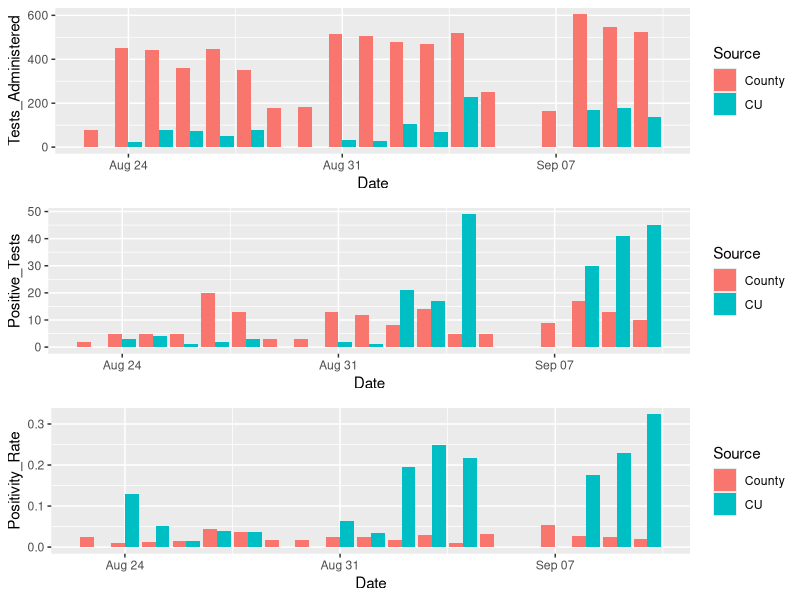
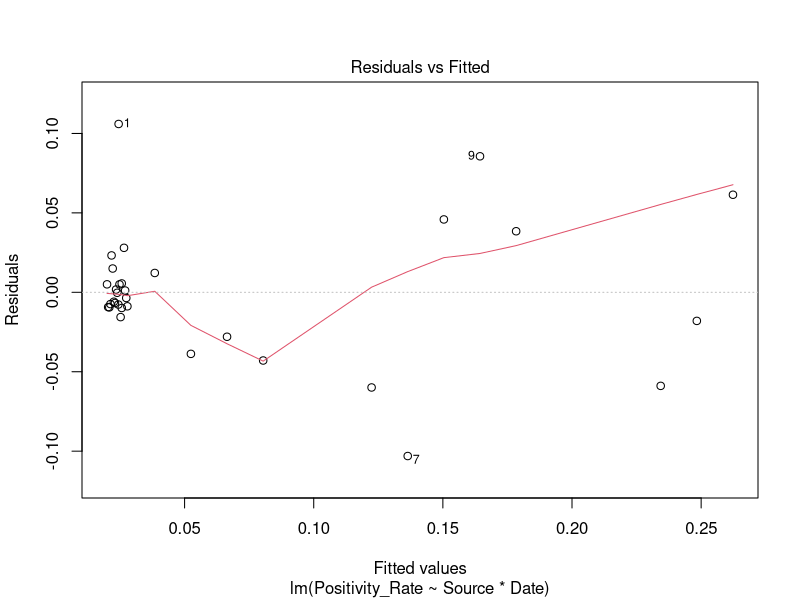
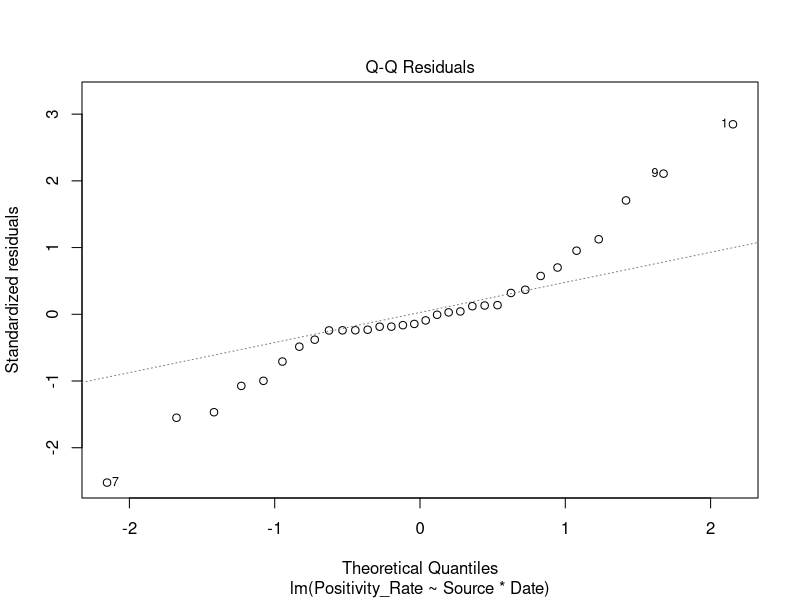
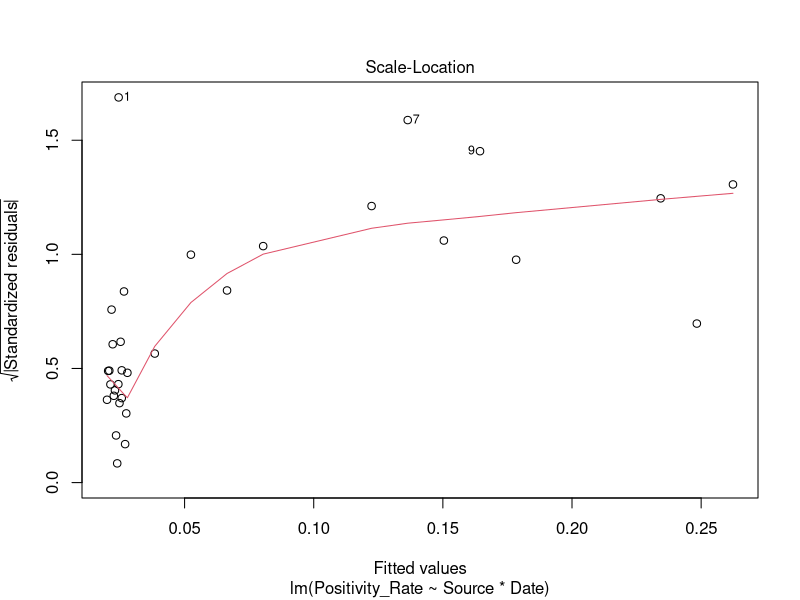
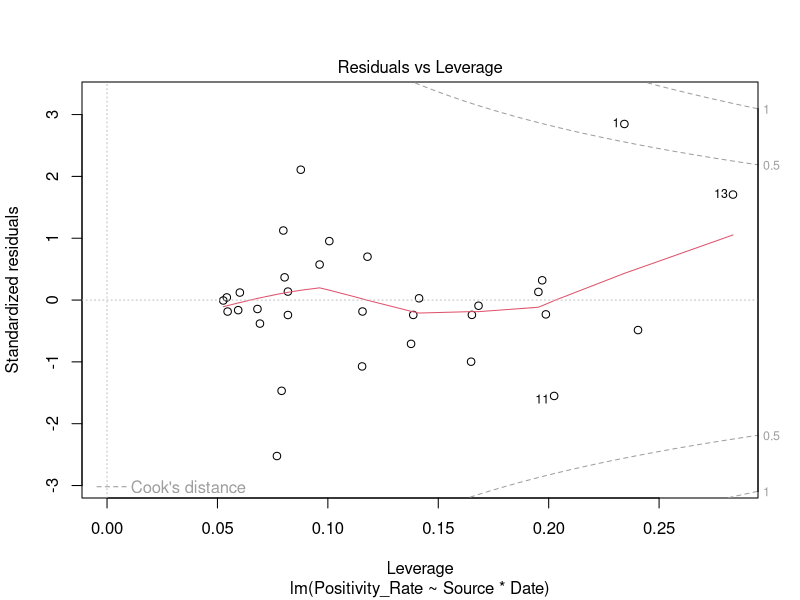
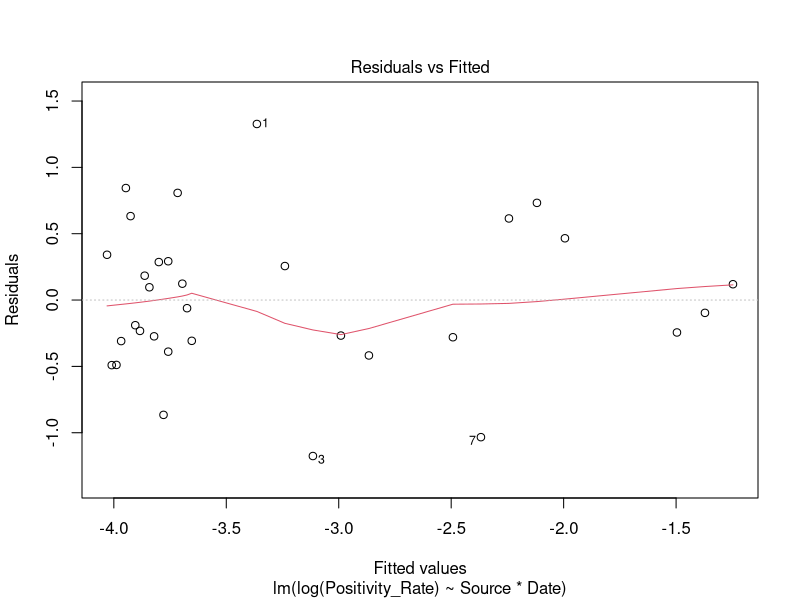
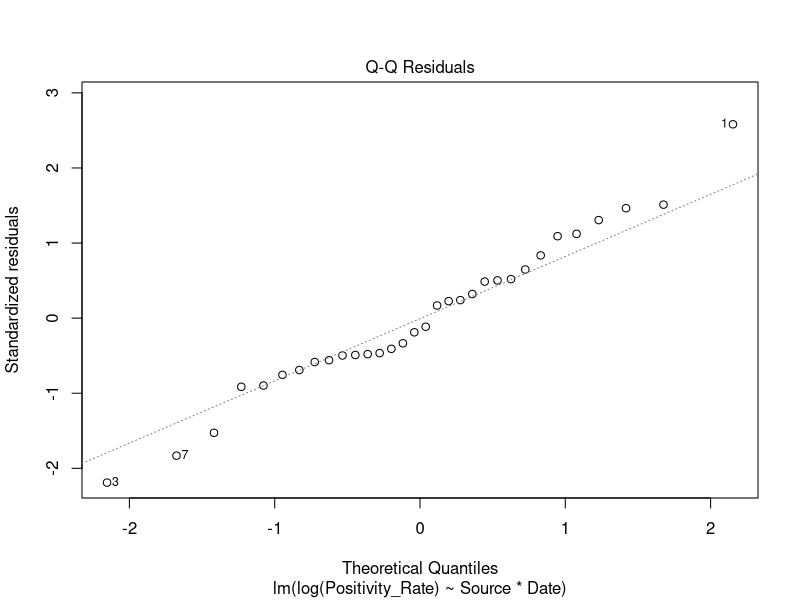
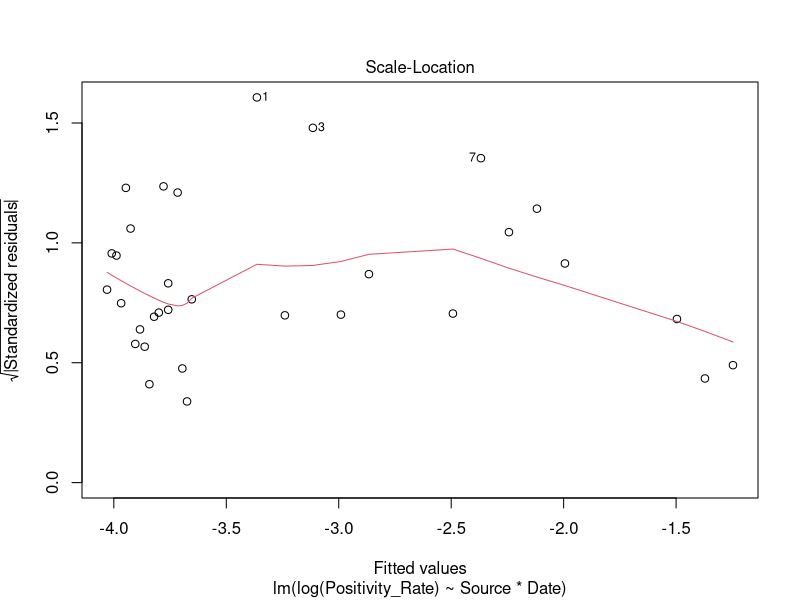

The R source for these figures, in order:
#' BioStats Covid Analysis Group Assignment

#required packages
library(tidyverse)
library(grid)
library(gridExtra)
library(nlme)

#Creating the Data
countyTests <- c(80,450,440,360,445,350,180,184,515,508,480,470,520,253,160,165,605,545,525)
countyPostive <- c(2,5,5,5,20,13,3,3,13,12,8,14,5,4,5,9,17,13,10)
cuTests <- c(NA,23,79,73,52,80,NA,NA,32,30,107,68,226,NA,NA,NA,171,178,139)
cuPositive <- c(NA, 3,4,1,2,3,NA,NA,2,1,21,17,49,NA,NA,NA,30,41,45)
dateRange <- c("8/23", "8/24","8/25","8/26", "8/27", "8/28", "8/29", "8/30", "8/31", "9/1", "9/2", "9/3", "9/4", "9/5", "9/5", "9/7", "9/8", "9/9", "9/10")


#Creating an empty data frame
dat <- data.frame(Source = rep(NA, 19*2),
                     Tests_Administered = rep(NA, 19*2),
                     Positive_Tests = rep(NA, 19*2),
                     Positivity_Rate = rep(NA, 19*2),
                     Date = rep(NA, 19*2))

#populating the data frame with data
dat[1:19, 1] <- rep("CU", 19)
dat[20:38, 1] <- rep("County", 19)
dat[1:19, 2] <- cuTests
dat[20:38, 2] <- countyTests
dat[1:19, 3] <- cuPositive
dat[20:38, 3] <- countyPostive
dat[1:19, 4] <- cuPositive/cuTests
dat[20:38, 4] <- countyPostive/countyTests
dat[1:38, 5] <- rep(dateRange, 2)

dat$Date <- as.Date(dat$Date,format = "%m/%d" )

str(dat)

#Preliminary Visualization

#Testing by Date
tests <- ggplot(dat,aes(x = Date,y = Tests_Administered)) + 
  geom_bar(aes(fill = Source),stat = "identity",position = "dodge")


#Positive cases by date
positives <- ggplot(dat,aes(x = Date,y = Positive_Tests)) + 
  geom_bar(aes(fill = Source),stat = "identity",position = "dodge")


#Positivity by Date
rate <- ggplot(dat,aes(x = Date,y = Positivity_Rate)) + 
  geom_bar(aes(fill = Source),stat = "identity",position = "dodge")

#Aggregated Plot
caseDataMultiplot <- grid.arrange(tests, positives, rate)



#Hypothesis Testing

#filtering the data by source
countyDat <- dat %>%
  filter(Source == "County")

cuDat <- dat %>%
  filter(Source == "CU")

#Testing

#Our alpha: null is defined as the positivity rate of the county
meanCountyRate <- mean(countyDat$Positivity_Rate)

hypothesisTest <- binom.test(sum(cuDat$Positive_Tests, na.rm = T), sum(cuDat$Tests_Administered, na.rm = T), meanCountyRate, alternative = "two.sided") #does not fall within the predictions of the null (0.024 positivity) (p<.001); positivity rate at CU is 17.4% and ~ 6 times greater than that of the county

#Modeling: linear model using date as a continuous co-variate

modelDat <- dat %>%
  filter(!is.na(Positivity_Rate))

positivityLM <- lm(Positivity_Rate ~ Source*Date,
                   data = modelDat)

summary(positivityLM)

plot(positivityLM)#residual variances are heteroskedastic

#Attempting to account for the unequal residual variances by log transforming the response variable

positivityLM_log <- lm(log(Positivity_Rate) ~ Source*Date,
                   data = modelDat)

summary(positivityLM_log)

plot(positivityLM_log) #Much better!


#'creating a model for plotting:

positivityLM_log_noint <- lm(log(Positivity_Rate) ~ 0 + Source*Date,
                       data = modelDat)

positivityLM_log_noint_summary <- summary(positivityLM_log_noint)

#'DF for important statistics (mean, se, and categories)
finalPlotDF <- data.frame(mean = c(exp(-.003911), exp(-.0002307)),
                          se = log(positivityLM_log_noint_summary$coefficients[c(1,2),2]),
                          treatment = c("County", "CU"))


#' Final Plot
finalPlot <- ggplot(finalPlotDF, aes(treatment, mean)) +
  geom_point() +
  geom_jitter(data = dat, aes(Source, log10(Positivity_Rate), col = Date, size = Tests_Administered), width = .05, alpha = .3)+
  geom_errorbar(aes(ymin=mean-se, ymax=mean+se), width = .3) +
  labs(y = "Positivity Rate (%)",
       x = "Source",
       title = "Positive Cases Measured Against Total Tests by Source",
       subtitle = "Samples collected from 8/23 to 9/10",
       caption = "Date and tests administered on that date used as neste random effects") +
  annotate("text", 1, .08, label = "a") + 
  theme_minimal()

finalPlot

#'Closing Remarks: first thing that is evident is that the County sampled a lot more, so their numbers are going to be more accurate. Secondly, there is much more variation in the CU dataset (SD of ~.1 compared to the county's SD of ~.01); standard error for CU was greater than the County's, too (.03 vs .003, respectively). As well, modeling indicates that CU's sampling/testing methodology is related an effect size of + 11 percentage points (approximated) when compared to the positivity rate of the county; whether this is due to their sampling criteria, the behavior of the students, or some other confounding variable cannot be determined. The effect of sampling date on the SD of both the County and CU was negligible, however the number of tests administered accounted for roughly 1.2% of the variation seen in positivity rate. 
